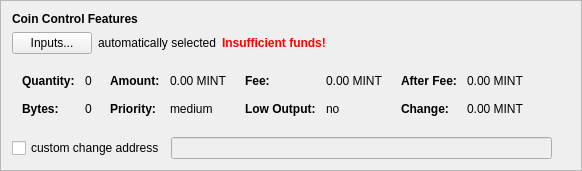
         <widget class="QFrame" name="frameCoinControl">
          <property name="sizePolicy">
           <sizepolicy hsizetype="Expanding" vsizetype="Expanding">
            <horstretch>0</horstretch>
            <verstretch>0</verstretch>
           </sizepolicy>
          </property>
          <property name="maximumSize">
           <size>
            <width>16777215</width>
            <height>16777215</height>
           </size>
          </property>
          <property name="styleSheet">
           <string notr="true"/>
          </property>
          <property name="frameShape">
           <enum>QFrame::StyledPanel</enum>
          </property>
          <property name="frameShadow">
           <enum>QFrame::Sunken</enum>
          </property>
          <layout class="QGridLayout" name="gridLayout_3">
           <item row="0" column="0">
            <widget class="QLabel" name="labelCoinControlFeatures">
             <property name="sizePolicy">
              <sizepolicy hsizetype="Expanding" vsizetype="Fixed">
               <horstretch>0</horstretch>
               <verstretch>0</verstretch>
              </sizepolicy>
             </property>
             <property name="styleSheet">
              <string notr="true">font-weight:bold;</string>
             </property>
             <property name="text">
              <string>Coin Control Features</string>
             </property>
            </widget>
           </item>
           <item row="3" column="0">
            <layout class="QGridLayout" name="gridLayout_9">
             <property name="sizeConstraint">
              <enum>QLayout::SetDefaultConstraint</enum>
             </property>
             <property name="topMargin">
              <number>5</number>
             </property>
             <property name="rightMargin">
              <number>5</number>
             </property>
             <item row="0" column="0">
              <widget class="QCheckBox" name="checkBoxCoinControlChange">
               <property name="text">
                <string>custom change address</string>
               </property>
              </widget>
             </item>
             <item row="0" column="1">
              <widget class="QLineEdit" name="lineEditCoinControlChange">
               <property name="enabled">
                <bool>false</bool>
               </property>
               <property name="sizePolicy">
                <sizepolicy hsizetype="Expanding" vsizetype="Fixed">
                 <horstretch>0</horstretch>
                 <verstretch>0</verstretch>
                </sizepolicy>
               </property>
               <property name="styleSheet">
                <string notr="true"/>
               </property>
               <property name="text">
                <string/>
               </property>
              </widget>
             </item>
             <item row="0" column="2">
              <widget class="QLabel" name="labelCoinControlChangeLabel">
               <property name="sizePolicy">
                <sizepolicy hsizetype="Preferred" vsizetype="Expanding">
                 <horstretch>0</horstretch>
                 <verstretch>0</verstretch>
                </sizepolicy>
               </property>
               <property name="minimumSize">
                <size>
                 <width>0</width>
                 <height>0</height>
                </size>
               </property>
               <property name="text">
                <string/>
               </property>
               <property name="margin">
                <number>3</number>
               </property>
              </widget>
             </item>
            </layout>
           </item>
           <item row="1" column="0">
            <layout class="QGridLayout" name="gridLayout_13">
             <property name="bottomMargin">
              <number>10</number>
             </property>
             <item row="0" column="0">
              <widget class="QPushButton" name="pushButtonCoinControl">
               <property name="styleSheet">
                <string notr="true"/>
               </property>
               <property name="text">
                <string>Inputs...</string>
               </property>
              </widget>
             </item>
             <item row="0" column="1">
              <widget class="QLabel" name="labelCoinControlAutomaticallySelected">
               <property name="text">
                <string>automatically selected</string>
               </property>
               <property name="margin">
                <number>5</number>
               </property>
              </widget>
             </item>
             <item row="0" column="2">
              <widget class="QLabel" name="labelCoinControlInsuffFunds">
               <property name="styleSheet">
                <string notr="true">color:red;font-weight:bold;</string>
               </property>
               <property name="text">
                <string>Insufficient funds!</string>
               </property>
               <property name="margin">
                <number>5</number>
               </property>
              </widget>
             </item>
             <item row="0" column="3">
              <spacer name="horizontalSpacerCoinControl">
               <property name="palette">
                <palette>
                 <active>
                  <colorrole role="WindowText">
                   <brush brushstyle="SolidPattern">
                    <color alpha="255">
                     <red>255</red>
                     <green>170</green>
                     <blue>0</blue>
                    </color>
                   </brush>
                  </colorrole>
                  <colorrole role="Button">
                   <brush brushstyle="SolidPattern">
                    <color alpha="255">
                     <red>255</red>
                     <green>170</green>
                     <blue>0</blue>
                    </color>
                   </brush>
                  </colorrole>
                  <colorrole role="Light">
                   <brush brushstyle="SolidPattern">
                    <color alpha="255">
                     <red>255</red>
                     <green>170</green>
                     <blue>0</blue>
                    </color>
                   </brush>
                  </colorrole>
                  <colorrole role="Midlight">
                   <brush brushstyle="SolidPattern">
                    <color alpha="255">
                     <red>255</red>
                     <green>170</green>
                     <blue>0</blue>
                    </color>
                   </brush>
                  </colorrole>
                  <colorrole role="Dark">
                   <brush brushstyle="SolidPattern">
                    <color alpha="255">
                     <red>255</red>
                     <green>170</green>
                     <blue>0</blue>
                    </color>
                   </brush>
                  </colorrole>
                  <colorrole role="Mid">
                   <brush brushstyle="SolidPattern">
                    <color alpha="255">
                     <red>255</red>
                     <green>170</green>
                     <blue>0</blue>
                    </color>
                   </brush>
                  </colorrole>
                  <colorrole role="Text">
                   <brush brushstyle="SolidPattern">
                    <color alpha="255">
                     <red>255</red>
                     <green>170</green>
                     <blue>0</blue>
                    </color>
                   </brush>
                  </colorrole>
                  <colorrole role="ButtonText">
                   <brush brushstyle="SolidPattern">
                    <color alpha="255">
                     <red>255</red>
                     <green>170</green>
                     <blue>0</blue>
                    </color>
                   </brush>
                  </colorrole>
                 </active>
                 <inactive>
                  <colorrole role="WindowText">
                   <brush brushstyle="SolidPattern">
                    <color alpha="255">
                     <red>255</red>
                     <green>170</green>
                     <blue>0</blue>
                    </color>
                   </brush>
                  </colorrole>
                  <colorrole role="Button">
                   <brush brushstyle="SolidPattern">
                    <color alpha="255">
                     <red>255</red>
                     <green>170</green>
                     <blue>0</blue>
                    </color>
                   </brush>
                  </colorrole>
                  <colorrole role="Light">
                   <brush brushstyle="SolidPattern">
                    <color alpha="255">
                     <red>255</red>
                     <green>170</green>
                     <blue>0</blue>
                    </color>
                   </brush>
                  </colorrole>
                  <colorrole role="Midlight">
                   <brush brushstyle="SolidPattern">
                    <color alpha="255">
                     <red>255</red>
                     <green>170</green>
                     <blue>0</blue>
                    </color>
                   </brush>
                  </colorrole>
                  <colorrole role="Dark">
                   <brush brushstyle="SolidPattern">
                    <color alpha="255">
                     <red>255</red>
                     <green>170</green>
                     <blue>0</blue>
                    </color>
                   </brush>
                  </colorrole>
                  <colorrole role="Mid">
                   <brush brushstyle="SolidPattern">
                    <color alpha="255">
                     <red>255</red>
                     <green>170</green>
                     <blue>0</blue>
                    </color>
                   </brush>
                  </colorrole>
                  <colorrole role="Text">
                   <brush brushstyle="SolidPattern">
                    <color alpha="255">
                     <red>255</red>
                     <green>170</green>
                     <blue>0</blue>
                    </color>
                   </brush>
                  </colorrole>
                  <colorrole role="ButtonText">
                   <brush brushstyle="SolidPattern">
                    <color alpha="255">
                     <red>255</red>
                     <green>170</green>
                     <blue>0</blue>
                    </color>
                   </brush>
                  </colorrole>
                 </inactive>
                 <disabled>
                  <colorrole role="WindowText">
                   <brush brushstyle="SolidPattern">
                    <color alpha="255">
                     <red>255</red>
                     <green>170</green>
                     <blue>0</blue>
                    </color>
                   </brush>
                  </colorrole>
                  <colorrole role="Button">
                   <brush brushstyle="SolidPattern">
                    <color alpha="255">
                     <red>255</red>
                     <green>170</green>
                     <blue>0</blue>
                    </color>
                   </brush>
                  </colorrole>
                  <colorrole role="Light">
                   <brush brushstyle="SolidPattern">
                    <color alpha="255">
                     <red>255</red>
                     <green>170</green>
                     <blue>0</blue>
                    </color>
                   </brush>
                  </colorrole>
                  <colorrole role="Midlight">
                   <brush brushstyle="SolidPattern">
                    <color alpha="255">
                     <red>255</red>
                     <green>170</green>
                     <blue>0</blue>
                    </color>
                   </brush>
                  </colorrole>
                  <colorrole role="Dark">
                   <brush brushstyle="SolidPattern">
                    <color alpha="255">
                     <red>255</red>
                     <green>170</green>
                     <blue>0</blue>
                    </color>
                   </brush>
                  </colorrole>
                  <colorrole role="Mid">
                   <brush brushstyle="SolidPattern">
                    <color alpha="255">
                     <red>255</red>
                     <green>170</green>
                     <blue>0</blue>
                    </color>
                   </brush>
                  </colorrole>
                  <colorrole role="Text">
                   <brush brushstyle="SolidPattern">
                    <color alpha="255">
                     <red>255</red>
                     <green>170</green>
                     <blue>0</blue>
                    </color>
                   </brush>
                  </colorrole>
                  <colorrole role="ButtonText">
                   <brush brushstyle="SolidPattern">
                    <color alpha="255">
                     <red>255</red>
                     <green>170</green>
                     <blue>0</blue>
                    </color>
                   </brush>
                  </colorrole>
                 </disabled>
                </palette>
               </property>
               <property name="orientation">
                <enum>Qt::Horizontal</enum>
               </property>
               <property name="sizeHint" stdset="0">
                <size>
                 <width>40</width>
                 <height>13</height>
                </size>
               </property>
              </spacer>
             </item>
            </layout>
           </item>
           <item row="2" column="0">
            <widget class="QWidget" name="widgetCoinControl" native="true">
             <property name="sizePolicy">
              <sizepolicy hsizetype="Preferred" vsizetype="Preferred">
               <horstretch>0</horstretch>
               <verstretch>0</verstretch>
              </sizepolicy>
             </property>
             <property name="minimumSize">
              <size>
               <width>0</width>
               <height>0</height>
              </size>
             </property>
             <property name="styleSheet">
              <string notr="true"/>
             </property>
             <layout class="QGridLayout" name="gridLayout_6">
              <property name="leftMargin">
               <number>0</number>
              </property>
              <property name="topMargin">
               <number>0</number>
              </property>
              <property name="rightMargin">
               <number>0</number>
              </property>
              <property name="bottomMargin">
               <number>0</number>
              </property>
              <item row="0" column="0">
               <layout class="QGridLayout" name="gridLayout_7">
                <property name="topMargin">
                 <number>0</number>
                </property>
                <property name="bottomMargin">
                 <number>10</number>
                </property>
                <item row="0" column="0">
                 <layout class="QGridLayout" name="gridLayout_8">
                  <property name="leftMargin">
                   <number>10</number>
                  </property>
                  <property name="topMargin">
                   <number>4</number>
                  </property>
                  <property name="rightMargin">
                   <number>6</number>
                  </property>
                  <property name="horizontalSpacing">
                   <number>10</number>
                  </property>
                  <property name="verticalSpacing">
                   <number>14</number>
                  </property>
                  <item row="1" column="0">
                   <widget class="QLabel" name="labelCoinControlBytesText">
                    <property name="sizePolicy">
                     <sizepolicy hsizetype="Preferred" vsizetype="Preferred">
                      <horstretch>0</horstretch>
                      <verstretch>0</verstretch>
                     </sizepolicy>
                    </property>
                    <property name="styleSheet">
                     <string notr="true">font-weight:bold;</string>
                    </property>
                    <property name="text">
                     <string>Bytes:</string>
                    </property>
                   </widget>
                  </item>
                  <item row="0" column="1">
                   <widget class="QLabel" name="labelCoinControlQuantity">
                    <property name="sizePolicy">
                     <sizepolicy hsizetype="Preferred" vsizetype="Preferred">
                      <horstretch>0</horstretch>
                      <verstretch>0</verstretch>
                     </sizepolicy>
                    </property>
                    <property name="cursor">
                     <cursorShape>IBeamCursor</cursorShape>
                    </property>
                    <property name="contextMenuPolicy">
                     <enum>Qt::ActionsContextMenu</enum>
                    </property>
                    <property name="text">
                     <string>0</string>
                    </property>
                    <property name="margin">
                     <number>0</number>
                    </property>
                    <property name="textInteractionFlags">
                     <set>Qt::LinksAccessibleByMouse|Qt::TextSelectableByKeyboard|Qt::TextSelectableByMouse</set>
                    </property>
                   </widget>
                  </item>
                  <item row="0" column="0">
                   <widget class="QLabel" name="labelCoinControlQuantityText">
                    <property name="sizePolicy">
                     <sizepolicy hsizetype="Preferred" vsizetype="Preferred">
                      <horstretch>0</horstretch>
                      <verstretch>0</verstretch>
                     </sizepolicy>
                    </property>
                    <property name="styleSheet">
                     <string notr="true">font-weight:bold;</string>
                    </property>
                    <property name="text">
                     <string>Quantity:</string>
                    </property>
                    <property name="margin">
                     <number>0</number>
                    </property>
                   </widget>
                  </item>
                  <item row="1" column="1">
                   <widget class="QLabel" name="labelCoinControlBytes">
                    <property name="sizePolicy">
                     <sizepolicy hsizetype="Preferred" vsizetype="Preferred">
                      <horstretch>0</horstretch>
                      <verstretch>0</verstretch>
                     </sizepolicy>
                    </property>
                    <property name="cursor">
                     <cursorShape>IBeamCursor</cursorShape>
                    </property>
                    <property name="contextMenuPolicy">
                     <enum>Qt::ActionsContextMenu</enum>
                    </property>
                    <property name="text">
                     <string>0</string>
                    </property>
                    <property name="textInteractionFlags">
                     <set>Qt::LinksAccessibleByMouse|Qt::TextSelectableByKeyboard|Qt::TextSelectableByMouse</set>
                    </property>
                   </widget>
                  </item>
                 </layout>
                </item>
                <item row="0" column="1">
                 <layout class="QGridLayout" name="gridLayout_10">
                  <property name="leftMargin">
                   <number>6</number>
                  </property>
                  <property name="topMargin">
                   <number>4</number>
                  </property>
                  <property name="rightMargin">
                   <number>6</number>
                  </property>
                  <property name="horizontalSpacing">
                   <number>10</number>
                  </property>
                  <property name="verticalSpacing">
                   <number>14</number>
                  </property>
                  <item row="0" column="0">
                   <widget class="QLabel" name="labelCoinControlAmountText">
                    <property name="sizePolicy">
                     <sizepolicy hsizetype="Preferred" vsizetype="Preferred">
                      <horstretch>0</horstretch>
                      <verstretch>0</verstretch>
                     </sizepolicy>
                    </property>
                    <property name="styleSheet">
                     <string notr="true">font-weight:bold;</string>
                    </property>
                    <property name="text">
                     <string>Amount:</string>
                    </property>
                    <property name="margin">
                     <number>0</number>
                    </property>
                   </widget>
                  </item>
                  <item row="0" column="1">
                   <widget class="QLabel" name="labelCoinControlAmount">
                    <property name="sizePolicy">
                     <sizepolicy hsizetype="Preferred" vsizetype="Preferred">
                      <horstretch>0</horstretch>
                      <verstretch>0</verstretch>
                     </sizepolicy>
                    </property>
                    <property name="cursor">
                     <cursorShape>IBeamCursor</cursorShape>
                    </property>
                    <property name="contextMenuPolicy">
                     <enum>Qt::ActionsContextMenu</enum>
                    </property>
                    <property name="text">
                     <string>0.00 MINT</string>
                    </property>
                    <property name="textInteractionFlags">
                     <set>Qt::LinksAccessibleByMouse|Qt::TextSelectableByKeyboard|Qt::TextSelectableByMouse</set>
                    </property>
                   </widget>
                  </item>
                  <item row="1" column="0">
                   <widget class="QLabel" name="labelCoinControlPriorityText">
                    <property name="sizePolicy">
                     <sizepolicy hsizetype="Preferred" vsizetype="Preferred">
                      <horstretch>0</horstretch>
                      <verstretch>0</verstretch>
                     </sizepolicy>
                    </property>
                    <property name="styleSheet">
                     <string notr="true">font-weight:bold;</string>
                    </property>
                    <property name="text">
                     <string>Priority:</string>
                    </property>
                   </widget>
                  </item>
                  <item row="1" column="1">
                   <widget class="QLabel" name="labelCoinControlPriority">
                    <property name="sizePolicy">
                     <sizepolicy hsizetype="Preferred" vsizetype="Preferred">
                      <horstretch>0</horstretch>
                      <verstretch>0</verstretch>
                     </sizepolicy>
                    </property>
                    <property name="cursor">
                     <cursorShape>IBeamCursor</cursorShape>
                    </property>
                    <property name="contextMenuPolicy">
                     <enum>Qt::ActionsContextMenu</enum>
                    </property>
                    <property name="text">
                     <string>medium</string>
                    </property>
                    <property name="textInteractionFlags">
                     <set>Qt::LinksAccessibleByMouse|Qt::TextSelectableByKeyboard|Qt::TextSelectableByMouse</set>
                    </property>
                   </widget>
                  </item>
                 </layout>
                </item>
                <item row="0" column="2">
                 <layout class="QGridLayout" name="gridLayout_11">
                  <property name="leftMargin">
                   <number>6</number>
                  </property>
                  <property name="topMargin">
                   <number>4</number>
                  </property>
                  <property name="rightMargin">
                   <number>6</number>
                  </property>
                  <property name="horizontalSpacing">
                   <number>10</number>
                  </property>
                  <property name="verticalSpacing">
                   <number>14</number>
                  </property>
                  <item row="0" column="0">
                   <widget class="QLabel" name="labelCoinControlFeeText">
                    <property name="sizePolicy">
                     <sizepolicy hsizetype="Preferred" vsizetype="Preferred">
                      <horstretch>0</horstretch>
                      <verstretch>0</verstretch>
                     </sizepolicy>
                    </property>
                    <property name="styleSheet">
                     <string notr="true">font-weight:bold;</string>
                    </property>
                    <property name="text">
                     <string>Fee:</string>
                    </property>
                    <property name="margin">
                     <number>0</number>
                    </property>
                   </widget>
                  </item>
                  <item row="0" column="1">
                   <widget class="QLabel" name="labelCoinControlFee">
                    <property name="sizePolicy">
                     <sizepolicy hsizetype="Preferred" vsizetype="Preferred">
                      <horstretch>0</horstretch>
                      <verstretch>0</verstretch>
                     </sizepolicy>
                    </property>
                    <property name="cursor">
                     <cursorShape>IBeamCursor</cursorShape>
                    </property>
                    <property name="contextMenuPolicy">
                     <enum>Qt::ActionsContextMenu</enum>
                    </property>
                    <property name="text">
                     <string>0.00 MINT</string>
                    </property>
                    <property name="textInteractionFlags">
                     <set>Qt::LinksAccessibleByMouse|Qt::TextSelectableByKeyboard|Qt::TextSelectableByMouse</set>
                    </property>
                   </widget>
                  </item>
                  <item row="1" column="0">
                   <widget class="QLabel" name="labelCoinControlLowOutputText">
                    <property name="sizePolicy">
                     <sizepolicy hsizetype="Preferred" vsizetype="Preferred">
                      <horstretch>0</horstretch>
                      <verstretch>0</verstretch>
                     </sizepolicy>
                    </property>
                    <property name="styleSheet">
                     <string notr="true">font-weight:bold;</string>
                    </property>
                    <property name="text">
                     <string>Low Output:</string>
                    </property>
                   </widget>
                  </item>
                  <item row="1" column="1">
                   <widget class="QLabel" name="labelCoinControlLowOutput">
                    <property name="sizePolicy">
                     <sizepolicy hsizetype="Preferred" vsizetype="Preferred">
                      <horstretch>0</horstretch>
                      <verstretch>0</verstretch>
                     </sizepolicy>
                    </property>
                    <property name="cursor">
                     <cursorShape>IBeamCursor</cursorShape>
                    </property>
                    <property name="contextMenuPolicy">
                     <enum>Qt::ActionsContextMenu</enum>
                    </property>
                    <property name="text">
                     <string>no</string>
                    </property>
                    <property name="textInteractionFlags">
                     <set>Qt::LinksAccessibleByMouse|Qt::TextSelectableByKeyboard|Qt::TextSelectableByMouse</set>
                    </property>
                   </widget>
                  </item>
                 </layout>
                </item>
                <item row="0" column="3">
                 <layout class="QGridLayout" name="gridLayout_12">
                  <property name="leftMargin">
                   <number>6</number>
                  </property>
                  <property name="topMargin">
                   <number>4</number>
                  </property>
                  <property name="rightMargin">
                   <number>6</number>
                  </property>
                  <property name="horizontalSpacing">
                   <number>10</number>
                  </property>
                  <property name="verticalSpacing">
                   <number>14</number>
                  </property>
                  <item row="0" column="0">
                   <widget class="QLabel" name="labelCoinControlAfterFeeText">
                    <property name="sizePolicy">
                     <sizepolicy hsizetype="Preferred" vsizetype="Preferred">
                      <horstretch>0</horstretch>
                      <verstretch>0</verstretch>
                     </sizepolicy>
                    </property>
                    <property name="styleSheet">
                     <string notr="true">font-weight:bold;</string>
                    </property>
                    <property name="text">
                     <string>After Fee:</string>
                    </property>
                    <property name="margin">
                     <number>0</number>
                    </property>
                   </widget>
                  </item>
                  <item row="0" column="1">
                   <widget class="QLabel" name="labelCoinControlAfterFee">
                    <property name="sizePolicy">
                     <sizepolicy hsizetype="Preferred" vsizetype="Preferred">
                      <horstretch>0</horstretch>
                      <verstretch>0</verstretch>
                     </sizepolicy>
                    </property>
                    <property name="cursor">
                     <cursorShape>IBeamCursor</cursorShape>
                    </property>
                    <property name="contextMenuPolicy">
                     <enum>Qt::ActionsContextMenu</enum>
                    </property>
                    <property name="text">
                     <string>0.00 MINT</string>
                    </property>
                    <property name="textInteractionFlags">
                     <set>Qt::LinksAccessibleByMouse|Qt::TextSelectableByKeyboard|Qt::TextSelectableByMouse</set>
                    </property>
                   </widget>
                  </item>
                  <item row="1" column="0">
                   <widget class="QLabel" name="labelCoinControlChangeText">
                    <property name="sizePolicy">
                     <sizepolicy hsizetype="Preferred" vsizetype="Preferred">
                      <horstretch>0</horstretch>
                      <verstretch>0</verstretch>
                     </sizepolicy>
                    </property>
                    <property name="styleSheet">
                     <string notr="true">font-weight:bold;</string>
                    </property>
                    <property name="text">
                     <string>Change:</string>
                    </property>
                   </widget>
                  </item>
                  <item row="1" column="1">
                   <widget class="QLabel" name="labelCoinControlChange">
                    <property name="sizePolicy">
                     <sizepolicy hsizetype="Preferred" vsizetype="Preferred">
                      <horstretch>0</horstretch>
                      <verstretch>0</verstretch>
                     </sizepolicy>
                    </property>
                    <property name="cursor">
                     <cursorShape>IBeamCursor</cursorShape>
                    </property>
                    <property name="contextMenuPolicy">
                     <enum>Qt::ActionsContextMenu</enum>
                    </property>
                    <property name="text">
                     <string>0.00 MINT</string>
                    </property>
                    <property name="textInteractionFlags">
                     <set>Qt::LinksAccessibleByMouse|Qt::TextSelectableByKeyboard|Qt::TextSelectableByMouse</set>
                    </property>
                   </widget>
                  </item>
                 </layout>
                </item>
                <item row="0" column="4">
                 <spacer name="horizontalSpacer_2">
                  <property name="orientation">
                   <enum>Qt::Horizontal</enum>
                  </property>
                  <property name="sizeHint" stdset="0">
                   <size>
                    <width>40</width>
                    <height>20</height>
                   </size>
                  </property>
                 </spacer>
                </item>
               </layout>
              </item>
             </layout>
            </widget>
           </item>
          </layout>
         </widget>
